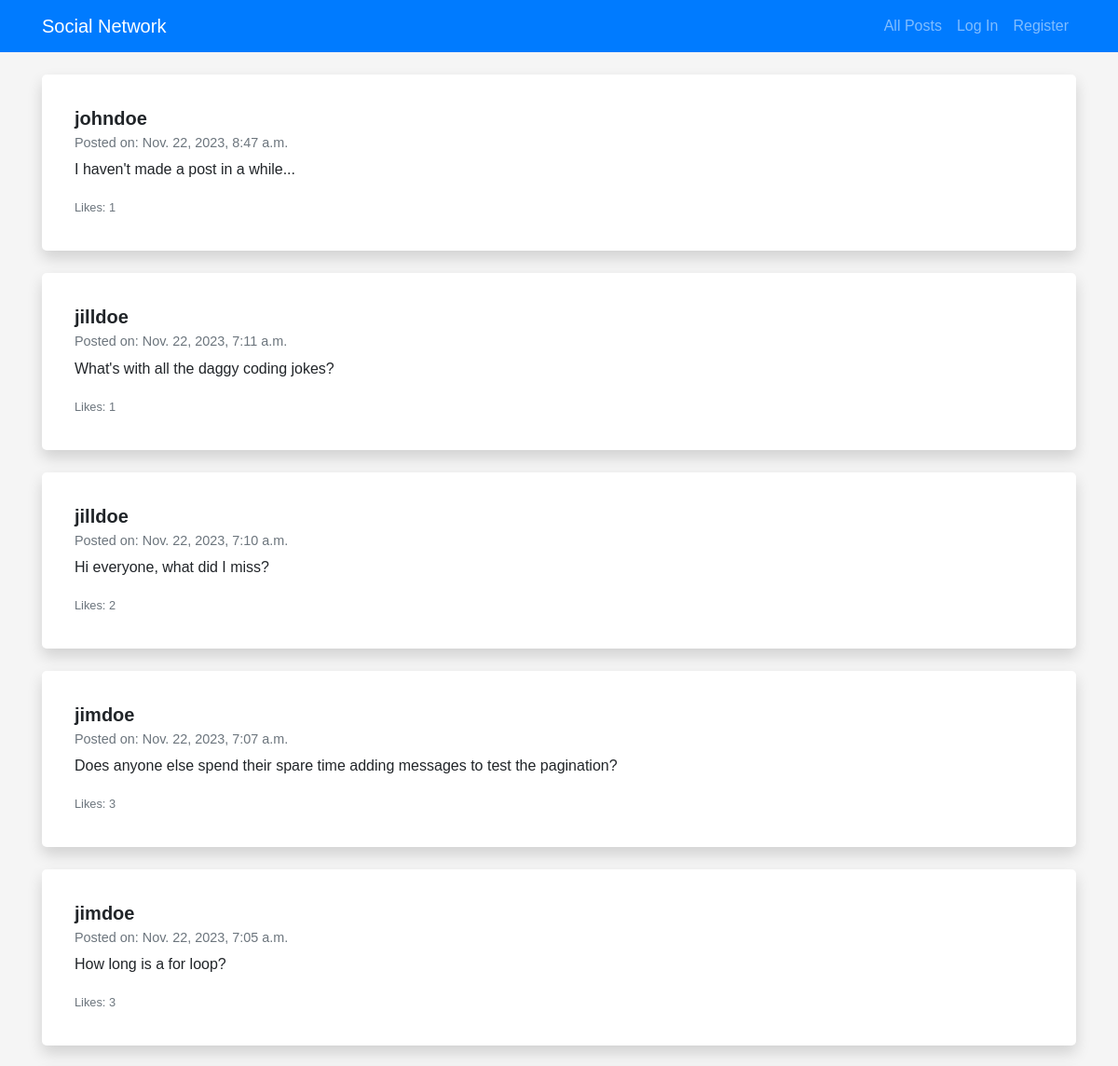
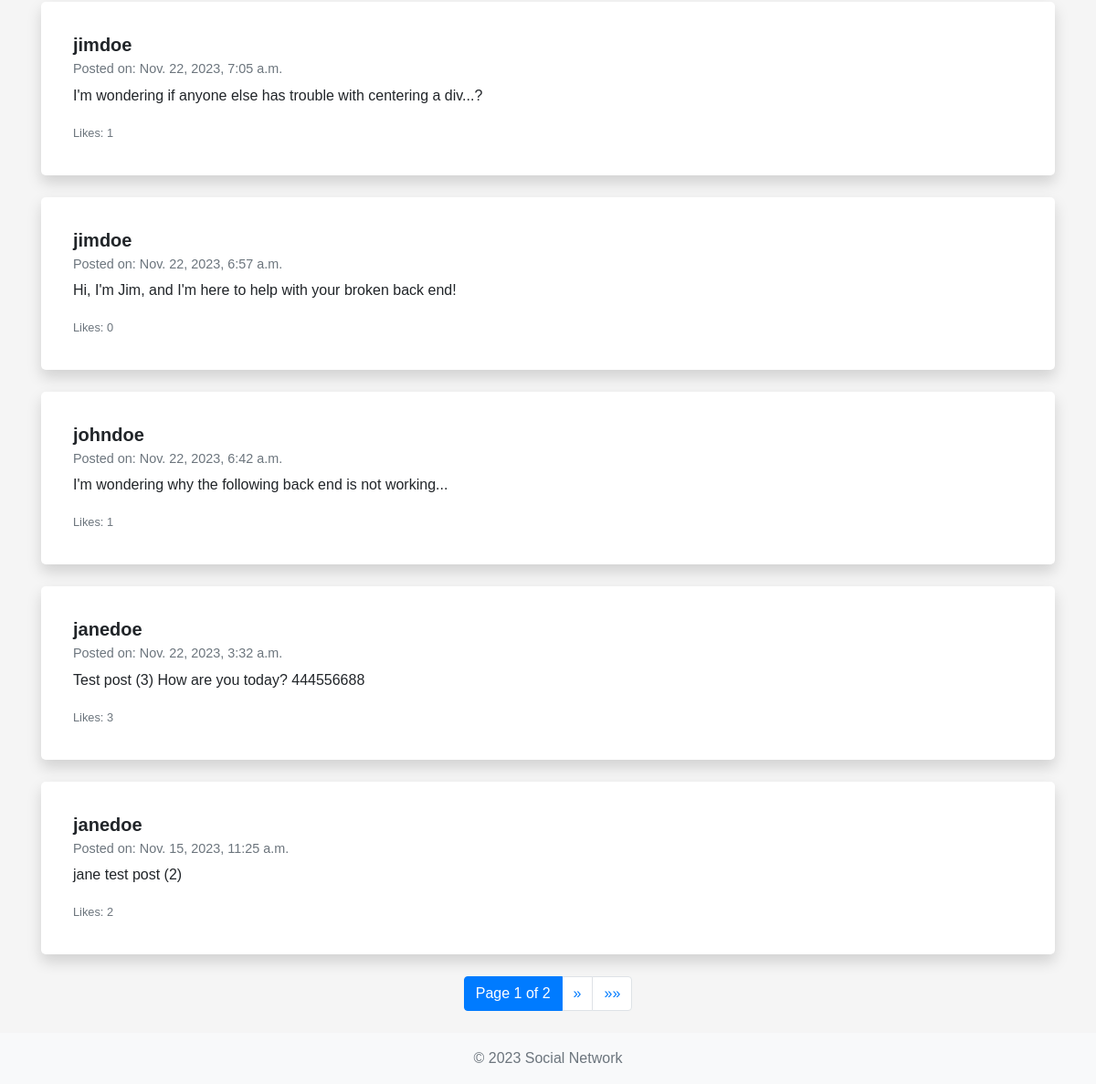
The page /all_posts on the database as committed earlier (2 pictures, top to bottom).
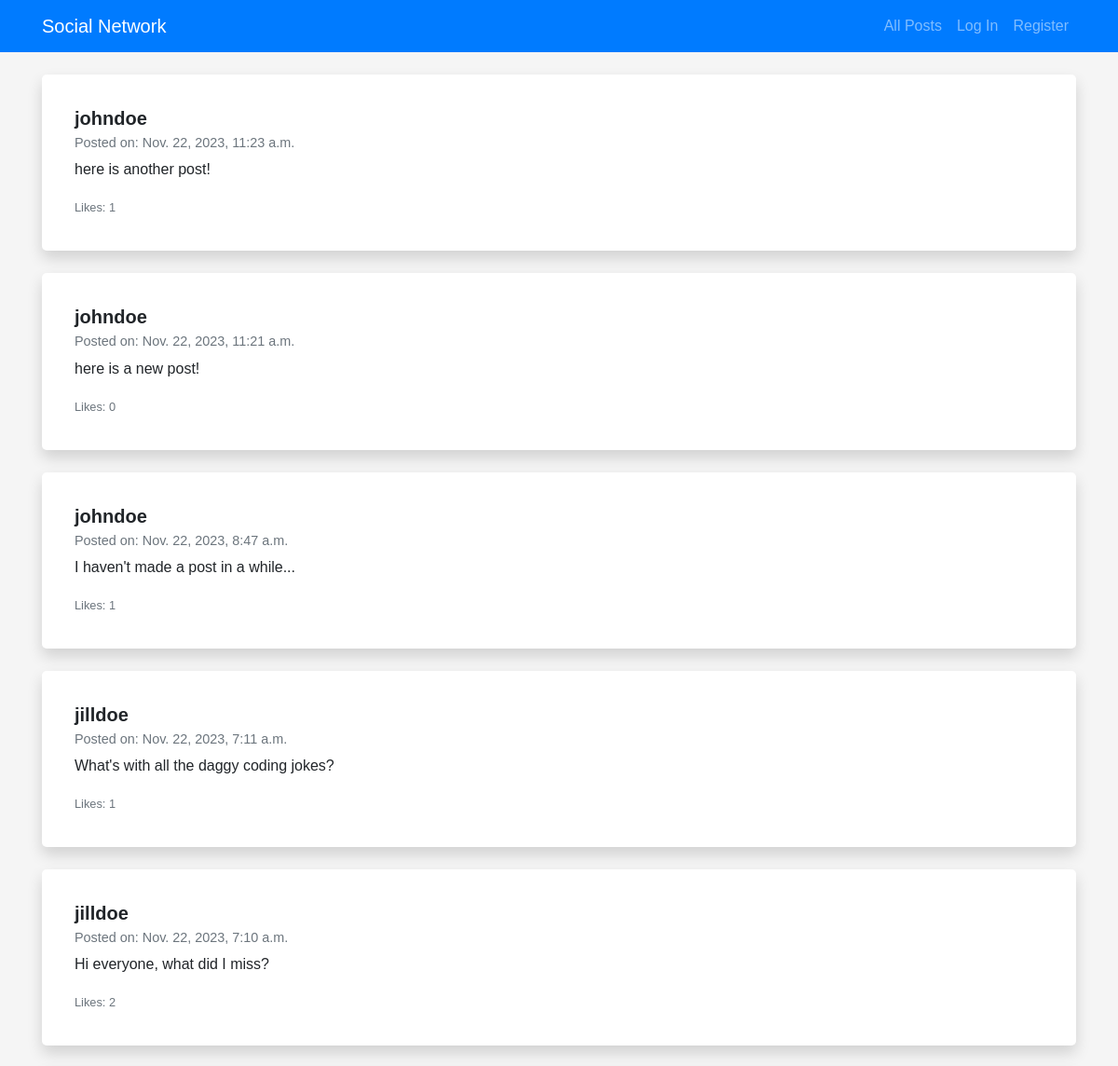
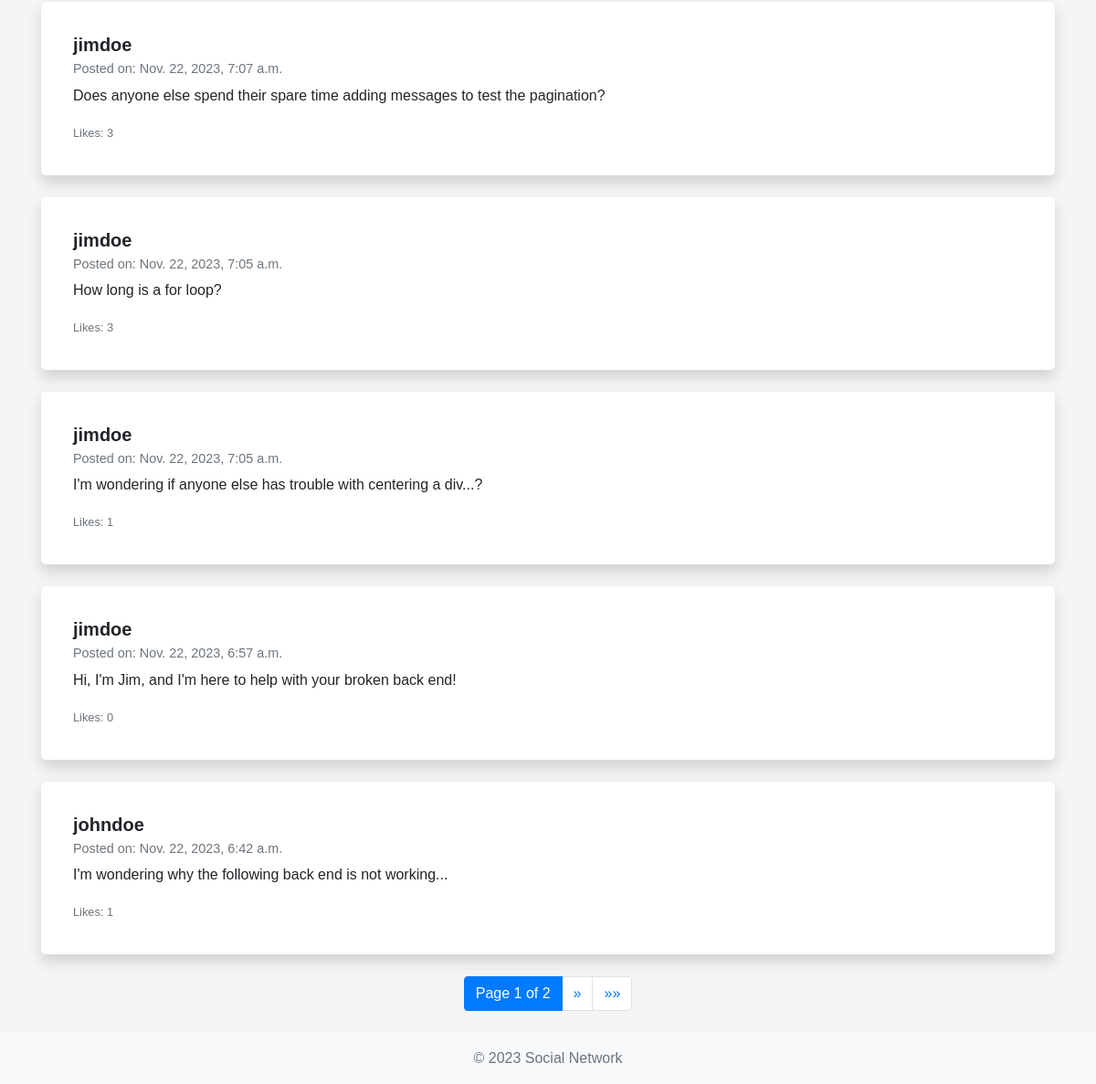
The same page on the database as committed later (2 pictures, top to bottom).
### network/models.py (models this page shows, shortened)
class Post (models.Model):
    post = models.CharField(max_length=500)
    user = models.ForeignKey(User, on_delete=models.CASCADE, related_name="posts")
    timestamp = models.DateTimeField(auto_now_add=True)
    likes = models.ManyToManyField(User, blank=True, related_name="liked_posts")

class User(AbstractUser):
    pass

### network/views.py (the view)
# urls.py: path("all_posts", views.all_posts, name="all_posts"),
def all_posts(request):
    posts_list = Post.objects.all().order_by('-timestamp')
    paginator = Paginator(posts_list, 10)
    page_number = request.GET.get('page')
    posts = paginator.get_page(page_number)
    return render(request, "network/all_posts.html", {"posts": posts})

### network/templates/network/all_posts.html (shortened to what this page needs)
{% extends "network/layout.html" %}
{% block body %}
<div class="posts">
    {% for post in posts %}
        <div class="post card shadow mb-4">
            <div class="card-body">
                <h5 class="card-title">{{ post.user.username }}</h5>
                <h6 class="card-subtitle mb-2 text-muted">Posted on: {{ post.timestamp }}</h6>
                <p class="card-text">{{ post.post }}</p>
                <p class="card-text">
                    <small class="text-muted">Likes: {{ post.likes.count }}</small>
                </p>
            </div>
        </div>
    {% empty %}
        <div class="alert alert-info" role="alert">
            No posts to display.
        </div>
    {% endfor %}
</div>
<nav aria-label="Page navigation">
    <ul class="pagination justify-content-center">
        <li class="page-item active">
            <span class="page-link">
                Page {{ posts.number }} of {{ posts.paginator.num_pages }}
            </span>
        </li>
        {% if posts.has_next %}
            <li class="page-item">
                <a class="page-link" href="?page={{ posts.next_page_number }}" aria-label="Next">
                    <span aria-hidden="true">&raquo;</span>
                </a>
            </li>
            <li class="page-item">
                <a class="page-link" href="?page={{ posts.paginator.num_pages }}" aria-label="Last">
                    <span aria-hidden="true">&raquo;&raquo;</span>
                </a>
            </li>
        {% endif %}
    </ul>
</nav>
{% endblock %}

Rows that differ between the two databases and show on the page:
no longer on this page (row edited): Post: user.username "janedoe", timestamp "Nov. 22, 2023, 3:32 a.m.", post "Test post (3) How are you today? 444556688", likes.count "3"
no longer on this page (row unchanged): Post: user.username "janedoe", timestamp "Nov. 15, 2023, 11:25 a.m.", post "jane test post (2)", likes.count "2"
added Post: user.username "johndoe", timestamp "Nov. 22, 2023, 11:23 a.m.", post "here is another post!", likes.count "1"
added Post: user.username "johndoe", timestamp "Nov. 22, 2023, 11:21 a.m.", post "here is a new post!", likes.count "0"
